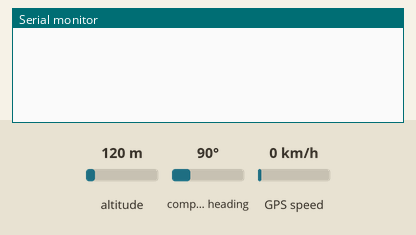
Simulated run of this sketch. Board: Arduino Uno, built with avr-gcc and run on an emulated ATmega328P. Parts: the last lines printed to the serial monitor. The test bench sets the inputs (shaded band); at power-on: altitude 120 m, compass heading 90°, GPS speed 0 km/h. The GPS gets a fix after 3 s at 37.7749, -122.4194 with 8 satellites.

Above: at 1.2 s.
1.3 s: altitude set to 20 m
At 3.4 s:
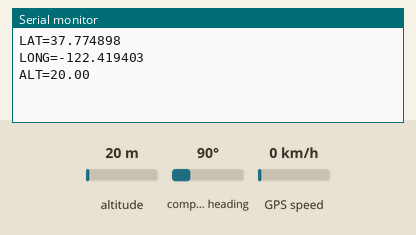
4.5 s: altitude set to 250 m
At 5.9 s:
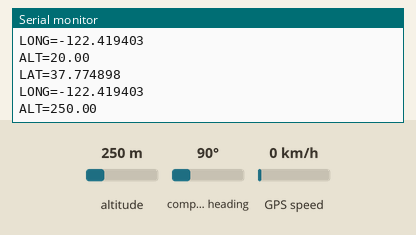

The sketch:

GPS_2.ino
```cpp
////
////#include <SoftwareSerial.h>
////
////// The serial connection to the GPS module
////SoftwareSerial ss(4, 3);
////
////void setup(){
////  Serial.begin(9600);
////  ss.begin(9600);
////}
////
////void loop(){
////  while (ss.available() > 0){
////    // get the byte data from the GPS
////    byte gpsData = ss.read();
////    Serial.write(gpsData);
////  }
////}
//
//

//
#include <SoftwareSerial.h>
#include <TinyGPSPlus.h>
//
////// The serial connection to the GPS module
//SoftwareSerial ss(16, 17);
////
//void setup(){
//  Serial.begin(115200);
//  ss.begin(9600);
//}
//
//void loop(){
//  while (ss.available() > 0){
//    // get the byte data from the GPS
//    byte gpsData = ss.read();
//    Serial.write(gpsData);
//  }
//}


//


static const int RXPin = 16, TXPin = 17;
static const uint32_t GPSBaud = 9600;
TinyGPSPlus gps;
SoftwareSerial ss(RXPin, TXPin);

float gps_data()
{

}

void setup()
{
  Serial.begin(115200);
  ss.begin(GPSBaud);
}

void loop()
{
  while (ss.available() > 0)
    gps.encode(ss.read());
  if (gps.altitude.isUpdated())
  {
//    Serial.println(gps.altitude.meters());

    Serial.print("LAT=");  Serial.println(gps.location.lat(), 6);
    Serial.print("LONG="); Serial.println(gps.location.lng(), 6);
    Serial.print("ALT=");  Serial.println(gps.altitude.meters());
  }


  static const double LONDON_LAT = 51.508131, LONDON_LON = -0.128002;

//  printInt(gps.satellites.value(), gps.satellites.isValid(), 5);
//  printFloat(gps.hdop.hdop(), gps.hdop.isValid(), 6, 1);
//  printFloat(gps.location.lat(), gps.location.isValid(), 11, 6);
//  printFloat(gps.location.lng(), gps.location.isValid(), 12, 6);
//  printInt(gps.location.age(), gps.location.isValid(), 5);
//  printDateTime(gps.date, gps.time);
//  printFloat(gps.altitude.meters(), gps.altitude.isValid(), 7, 2);
//  printFloat(gps.course.deg(), gps.course.isValid(), 7, 2);
//  printFloat(gps.speed.kmph(), gps.speed.isValid(), 6, 2);
//  printStr(gps.course.isValid() ? TinyGPSPlus::cardinal(gps.course.deg()) : "*** ", 6);


//  printInt(gps.charsProcessed(), true, 6);
//  printInt(gps.sentencesWithFix(), true, 10);
//  printInt(gps.failedChecksum(), true, 9);
//  Serial.println("\n\n\n\n\n\n\n");

  smartDelay(1000);

//  if (millis() > 5000 && gps.charsProcessed() < 10)
//    Serial.println(F("No GPS data received: check wiring"));
}


// This custom version of delay() ensures that the gps object
// is being "fed".
static void smartDelay(unsigned long ms)
{
  unsigned long start = millis();
  do
  {
    while (ss.available())
      gps.encode(ss.read());
  } while (millis() - start < ms);
}

static void printFloat(float val, bool valid, int len, int prec)
{
  if (!valid)
  {
    while (len-- > 1)
      Serial.print('*');
    Serial.print(' ');
  }
  else
  {
    Serial.print(val, prec);
    int vi = abs((int)val);
    int flen = prec + (val < 0.0 ? 2 : 1); // . and -
    flen += vi >= 1000 ? 4 : vi >= 100 ? 3 : vi >= 10 ? 2 : 1;
    for (int i=flen; i<len; ++i)
      Serial.print(' ');
  }
  smartDelay(0);
}

static void printInt(unsigned long val, bool valid, int len)
{
  char sz[32] = "*****************";
  if (valid)
    sprintf(sz, "%ld", val);
  sz[len] = 0;
  for (int i=strlen(sz); i<len; ++i)
    sz[i] = ' ';
  if (len > 0)
    sz[len-1] = ' ';
  Serial.print(sz);
  smartDelay(0);
}

static void printDateTime(TinyGPSDate &d, TinyGPSTime &t)
{
  if (!d.isValid())
  {
    Serial.print(F("********** "));
  }
  else
  {
    char sz[32];
    sprintf(sz, "%02d/%02d/%02d ", d.month(), d.day(), d.year());
    Serial.print(sz);
  }

  if (!t.isValid())
  {
    Serial.print(F("******** "));
  }
  else
  {
    char sz[32];
    sprintf(sz, "%02d:%02d:%02d ", t.hour(), t.minute(), t.second());
    Serial.print(sz);
  }

  printInt(d.age(), d.isValid(), 5);
  smartDelay(0);
}

static void printStr(const char *str, int len)
{
  int slen = strlen(str);
  for (int i=0; i<len; ++i)
    Serial.print(i<slen ? str[i] : ' ');
  smartDelay(0);
}
```

Measured:
- after the input at 1.3 s, the serial monitor: prints a new line after 1.7 s (image 1)
- after the input at 4.5 s, the serial monitor: prints a new line after 0.54 s (image 2)
